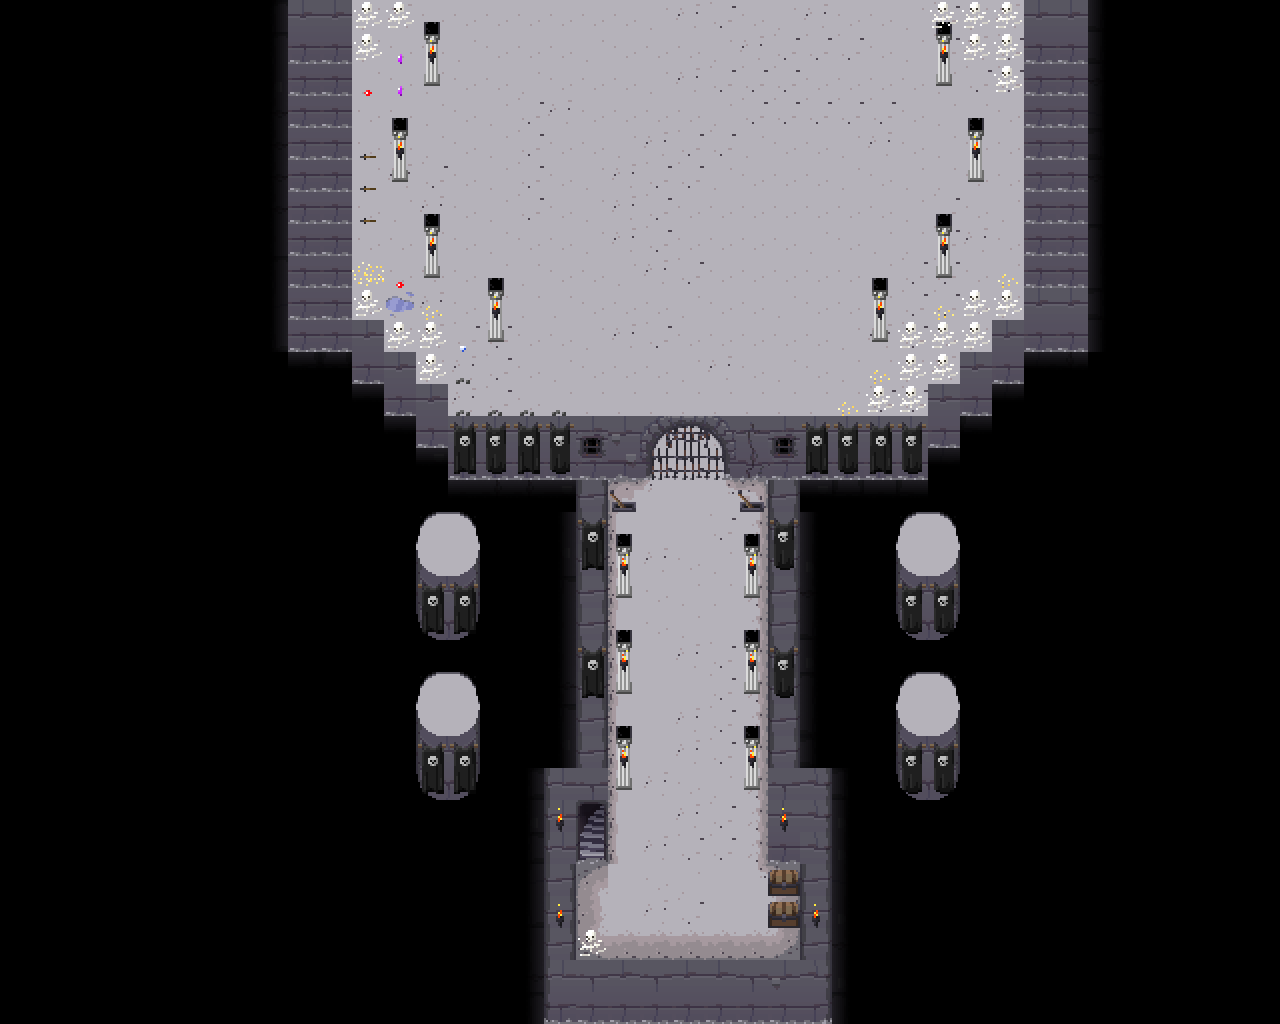

This is a level from a 2D game, rendered from its Tiled map with the project's own tilesets. A one-line summary and the map file follow, with tile-layer data summarised:
An orthogonal 40x32 tile map with 32x32 px tiles, 9 tile layers (ground, barrier, ceiling, leverrightlocked, ...), 2 hidden layers not drawn and 29 objects (3x lever_l, 3x lever_r).

<map version="1.5" tiledversion="1.5.0" orientation="orthogonal" renderorder="right-down" width="40" height="32" tilewidth="32" tileheight="32" infinite="0" nextlayerid="21" nextobjectid="30">
 <tileset firstgid="1" source="dungeon_tileset.tsx" />
 <layer id="9" name="ground" width="40" height="32">
  <data>[1280 cells, 1280 non-empty, 27 distinct tile ids]</data>
 </layer>
 <layer id="10" name="barrier" width="40" height="32">
  <data>[1280 cells, 8 non-empty, 5 distinct tile ids]</data>
 </layer>
 <layer id="12" name="ceiling" width="40" height="32">
  <data>[1280 cells, 16 non-empty, 1 distinct tile ids]</data>
 </layer>
 <layer id="13" name="leverrightlocked" width="40" height="32">
  <data>[1280 cells, 1 non-empty, 1 distinct tile ids]</data>
 </layer>
 <layer id="14" name="leverleftlocked" width="40" height="32">
  <data>[1280 cells, 1 non-empty, 1 distinct tile ids]</data>
 </layer>
 <layer id="15" name="leverrightunlocked" width="40" height="32" visible="0">
  <data>[1280 cells, 1 non-empty, 1 distinct tile ids]</data>
 </layer>
 <layer id="16" name="leverleftunlocked" width="40" height="32" visible="0">
  <data>[1280 cells, 1 non-empty, 1 distinct tile ids]</data>
 </layer>
 <layer id="11" name="walkable_walls" width="40" height="32">
  <properties>
   <property name="layer_above_player" type="bool" value="true" />
  </properties>
  <data>[1280 cells, 34 non-empty, 8 distinct tile ids]</data>
 </layer>
 <layer id="7" name="wall" width="40" height="32">
  <data>[1280 cells, 211 non-empty, 34 distinct tile ids]</data>
 </layer>
 <layer id="8" name="torches" width="40" height="32">
  <properties>
   <property name="layer_above_player" type="bool" value="true" />
  </properties>
  <data>[1280 cells, 72 non-empty, 6 distinct tile ids]</data>
 </layer>
 <layer id="20" name="decorations" width="40" height="32">
  <data>[1280 cells, 100 non-empty, 17 distinct tile ids]</data>
 </layer>
 <objectgroup id="17" name="wall_colliders" visible="0">
  <object id="1" x="288" y="0" width="64" height="352" />
  <object id="2" x="352" y="320" width="32" height="64" />
  <object id="3" x="384" y="352" width="32" height="64" />
  <object id="4" x="416" y="384" width="32" height="64" />
  <object id="5" x="448" y="416" width="192" height="64" />
  <object id="6" x="736" y="416" width="192" height="64" />
  <object id="7" x="928" y="384" width="32" height="64" />
  <object id="8" x="960" y="352" width="32" height="64" />
  <object id="9" x="992" y="320" width="32" height="64" />
  <object id="10" x="1024" y="0" width="64" height="352" />
  <object id="11" x="576" y="480" width="32" height="384" />
  <object id="12" x="544" y="768" width="32" height="256" />
  <object id="13" x="768" y="480" width="32" height="384" />
  <object id="14" x="800" y="768" width="32" height="256" />
  <object id="15" x="576" y="960" width="224" height="64" />
  <object id="24" x="608" y="576" width="32" height="32" />
  <object id="25" x="608" y="672" width="32" height="32" />
  <object id="26" x="608" y="768" width="32" height="32" />
  <object id="27" x="736" y="576" width="32" height="32" />
  <object id="28" x="736" y="672" width="32" height="32" />
  <object id="29" x="736" y="768" width="32" height="32" />
 </objectgroup>
 <objectgroup id="18" name="fence_collider">
  <object id="16" x="640" y="416" width="96" height="64" />
 </objectgroup>
 <objectgroup id="19" name="interactions" visible="0">
  <object id="17" name="lever_l" x="640" y="480" width="32" height="32">
   <properties>
    <property name="destroyed" type="bool" value="false" />
    <property name="key" value="F" />
   </properties>
  </object>
  <object id="18" name="lever_l" x="608" y="512" width="32" height="32">
   <properties>
    <property name="destroyed" type="bool" value="false" />
    <property name="key" value="F" />
   </properties>
  </object>
  <object id="19" name="lever_l" x="640" y="512" width="32" height="32">
   <properties>
    <property name="destroyed" type="bool" value="false" />
    <property name="key" value="F" />
   </properties>
  </object>
  <object id="20" name="lever_r" x="704" y="480" width="32" height="32">
   <properties>
    <property name="destroyed" type="bool" value="false" />
    <property name="key" value="F" />
   </properties>
  </object>
  <object id="21" name="lever_r" x="704" y="512" width="32" height="32">
   <properties>
    <property name="destroyed" type="bool" value="false" />
    <property name="key" value="F" />
   </properties>
  </object>
  <object id="22" x="736" y="512" height="32" />
  <object id="23" name="lever_r" x="736" y="512" width="32" height="32">
   <properties>
    <property name="destroyed" type="bool" value="false" />
    <property name="key" value="F" />
   </properties>
  </object>
 </objectgroup>
</map>
